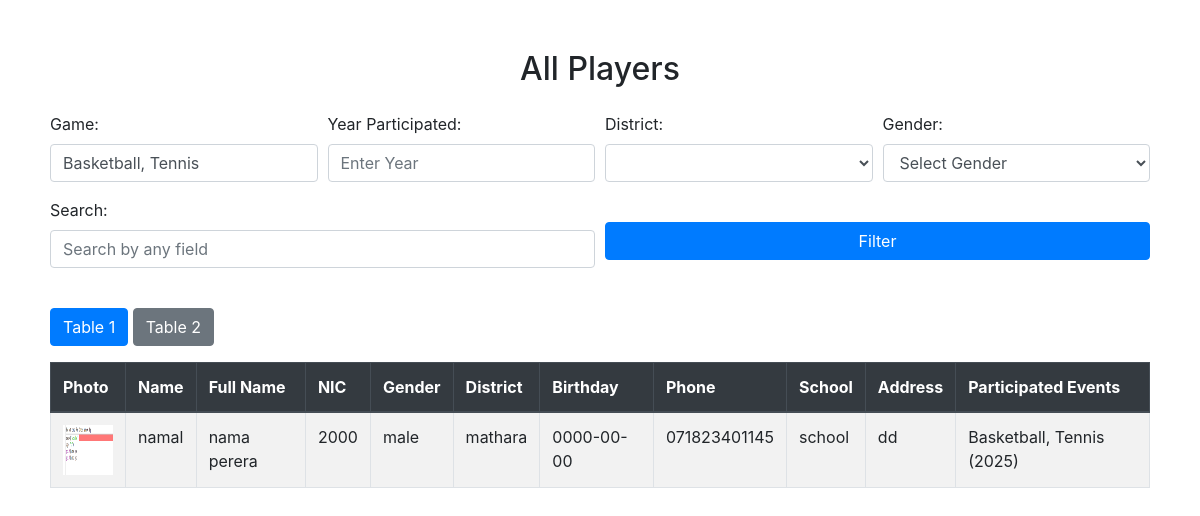
The page /Hero/PHP/playertable.php?game=Basketball, Tennis on the database its author committed.
### tables this page shows
CREATE TABLE `students` (
  `student_id` int(11) NOT NULL,
  `student_photo` varchar(255) DEFAULT NULL,
  `name` varchar(100) DEFAULT NULL,
  `full_name` varchar(150) DEFAULT NULL,
  `gender` varchar(10) DEFAULT NULL,
  `district` varchar(100) DEFAULT NULL,
  `birthday` date DEFAULT NULL,
  `nic` varchar(20) DEFAULT NULL,
  `phone` varchar(15) DEFAULT NULL,
  `school` varchar(150) NOT NULL,
  `email` varchar(100) DEFAULT NULL,
  `address` varchar(255) DEFAULT NULL,
  `grama_wasama` varchar(100) DEFAULT NULL,
  `divisional` varchar(100) DEFAULT NULL,
  `coach_name` varchar(255) DEFAULT NULL
);

### Hero/PHP/playertable.php (the view, shortened to what this page needs)
<?php
include '../db/connection.php';
$districts = $conn->query("SELECT DISTINCT district FROM students")->fetch_all(MYSQLI_ASSOC);
$where_conditions = [];
$params = [];
$search = $_GET['search'] ?? '';
foreach (['gender', 'district', 'year', 'game'] as $field) {
    if (!empty($_GET[$field])) {
        if ($field == 'game') {
            $where_conditions[] = "e.event_names LIKE ?";
            $params[] = "%" . $_GET['game'] . "%";
        } else {
            $where_conditions[] = ($field == 'year') ? "e.year = ?" : "s.$field = ?";
            $params[] = $_GET[$field];
        }
    }
}
$where_sql = $where_conditions ? "WHERE " . implode(" AND ", $where_conditions) : '';
$sql = "
    SELECT
        s.student_id, s.name, s.full_name, s.gender, s.district, s.birthday, s.phone, s.school,
        s.email, s.address, s.grama_wasama, s.divisional, s.coach_name, s.student_photo, s.nic,
        a.school_achievement, a.district_achievement, a.provincial_achievement,
        a.national_achievement, a.international_achievement, a.club_info,
        GROUP_CONCAT(CONCAT(e.event_names, ' (', e.year, ')') SEPARATOR ', ') AS participated_events
    FROM students s
    LEFT JOIN achievements a ON s.student_id = a.student_id
    LEFT JOIN events e ON s.student_id = e.student_id
    $where_sql
    GROUP BY s.student_id
";
$stmt = $conn->prepare($sql);
if ($params) $stmt->bind_param(str_repeat('s', count($params)), ...$params);
$stmt->execute();
$result = $stmt->get_result();
?>
<!DOCTYPE html>
<html lang="en">
<head>
    <link href="https://stackpath.bootstrapcdn.com/bootstrap/4.5.2/css/bootstrap.min.css" rel="stylesheet">
</head>
<body>
        <h2 class="text-center mb-4">All Players</h2>
        <form method="GET" action="" class="mb-4">
            <div class="form-row">
                <div class="form-group col-md-3">
                    <label for="game">Game:</label>
                    <input type="text" name="game" id="game" class="form-control" placeholder="Enter Game" value="<?= htmlspecialchars($_GET['game'] ?? '') ?>">
                </div>
                <div class="form-group col-md-3">
                    <label for="year">Year Participated:</label>
                    <input type="text" name="year" id="year" class="form-control" placeholder="Enter Year" value="<?= htmlspecialchars($_GET['year'] ?? '') ?>">
                </div>
                <div class="form-group col-md-3">
                    <label for="district">District:</label>
                    <select name="district" id="district" class="form-control">
                        <?php foreach ($districts as $district) { ?>
                            <option value="<?= $district['district'] ?>" <?= ($_GET['district'] ?? '') == $district['district'] ? 'selected' : '' ?>>
                            </option>
                        <?php } ?>
                    </select>
                </div>
                <div class="form-group col-md-3">
                    <label for="gender">Gender:</label>
                    <select name="gender" id="gender" class="form-control">
                        <option value="">Select Gender</option>
                    </select>
                </div>
            </div>
            <div class="form-row">
                <div class="form-group col-md-6">
                    <label for="search">Search:</label>
                    <input type="text" name="search" id="search" class="form-control" placeholder="Search by any field" value="<?= htmlspecialchars($search) ?>">
                </div>
                <div class="form-group col-md-6">
                    <button type="submit" class="btn btn-primary w-100 mt-4">Filter</button>
                </div>
            </div>
        </form>
        <div class="mb-3">
            <button class="btn btn-primary" onclick="showTable('table1')">Table 1</button>
            <button class="btn btn-secondary" onclick="showTable('table2')">Table 2</button>
        </div>
        <table id="table1" class="table table-striped table-bordered">
            <thead class="thead-dark">
                <tr>
                    <th>Photo</th><th>Name</th><th>Full Name</th><th>NIC</th><th>Gender</th><th>District</th><th>Birthday</th>
                    <th>Phone</th><th>School</th><th>Address</th><th>Participated Events</th>
                </tr>
            </thead>
            <tbody>
                <?php while ($row = $result->fetch_assoc()) { ?>
                    <tr>
                        <td>
                            <?php if (!empty($row['student_photo'])) { ?>
                                <img src="../uploads/<?= htmlspecialchars($row['student_photo']) ?>" width="50" height="50">
                            <?php } else { echo "No Image"; } ?>
                        </td>
                        <td><?= htmlspecialchars($row['name']) ?></td>
                        <td><?= htmlspecialchars($row['full_name']) ?></td>
                        <td><?= htmlspecialchars($row['nic']) ?></td>
                        <td><?= htmlspecialchars($row['gender']) ?></td>
                        <td><?= htmlspecialchars($row['district']) ?></td>
                        <td><?= htmlspecialchars($row['birthday']) ?></td>
                        <td><?= htmlspecialchars($row['phone']) ?></td>
                        <td><?= htmlspecialchars($row['school']) ?></td>
                        <td><?= htmlspecialchars($row['address']) ?></td>
                        <td><?= htmlspecialchars($row['participated_events'] ?? 'No Events') ?></td>
                    </tr>
                <?php } ?>
            </tbody>
        </table>
</body>
</html>

### Hero/PHP/playertable.php (style rules this page uses)
body { padding: 50px; }

### rows shown on the page
students: student_photo (picture), name "namal", full_name "nama perera", nic "2000", gender "male", district "mathara", birthday "0000-00-00", phone "071823401145", school "school", address "dd", participated_events "Basketball, Tennis (2025)"
